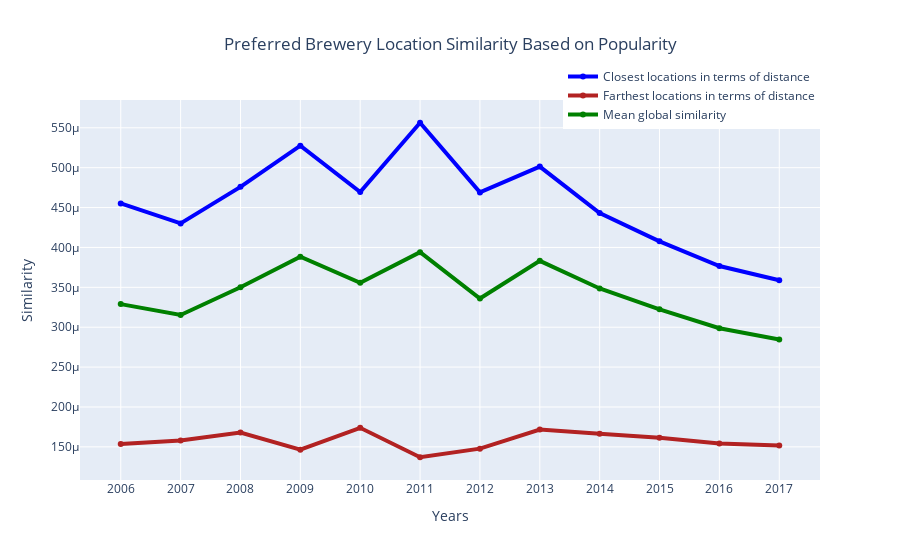

Source (notebook cell):
### Code cell
fig = go.Figure()

fig.add_trace(go.Scatter(x=similarity_columns, y=closest_bc_pop.mean(),name = 'Closest locations in terms of distance',   line=dict(color='blue', width=4)))
fig.add_trace(go.Scatter(x=similarity_columns, y=farthest_bc_pop.mean(),name = 'Farthest locations in terms of distance',    line=dict(color='firebrick', width=4)))
fig.add_trace(go.Scatter(x=similarity_columns, y=brewery_similarity_popularity.iloc[:, 2:].mean(),name = 'Mean global similarity',    line=dict(color='green', width=4)))

fig.update_layout(title='Preferred Brewery Location Similarity Based on Popularity',
                   xaxis_title='Years',
                   yaxis_title='Similarity', 
                   title_x=0.5, 
                   legend=dict(
                    yanchor="top",
                    y=1.1,
                    xanchor="right",
                    x=1
))
fig.show()
fig.write_html('brewery_similarity_popularity_grouped_distance.html', include_plotlyjs=False, include_mathjax=False, full_html=False)

### Figure 1 — Plotly figure (JSON) as saved in the notebook; plotly's stock layout.template omitted (floating-point values rounded to 4 significant figures)
{"data": [{"line": {"color": "blue", "width": 4}, "name": "Closest locations in terms of distance", "type": "scatter", "x": ["2006", "2007", "2008", "2009", "2010", "2011", "2012", "2013", "2014", "2015", "2016", "2017"], "y": [0.0004551, 0.0004301, 0.000476, 0.0005276, 0.0004694, 0.0005563, 0.000469, 0.0005014, 0.0004432, 0.0004077, 0.0003768, 0.0003589]}, {"line": {"color": "firebrick", "width": 4}, "name": "Farthest locations in terms of distance", "type": "scatter", "x": ["2006", "2007", "2008", "2009", "2010", "2011", "2012", "2013", "2014", "2015", "2016", "2017"], "y": [0.0001536, 0.000158, 0.000168, 0.0001464, 0.0001739, 0.000137, 0.0001478, 0.0001716, 0.0001665, 0.0001614, 0.0001542, 0.0001517]}, {"line": {"color": "green", "width": 4}, "name": "Mean global similarity", "type": "scatter", "x": ["2006", "2007", "2008", "2009", "2010", "2011", "2012", "2013", "2014", "2015", "2016", "2017"], "y": [0.0003289, 0.0003153, 0.0003501, 0.0003885, 0.0003556, 0.000394, 0.000336, 0.0003832, 0.0003486, 0.0003224, 0.0002987, 0.0002846]}], "layout": {"legend": {"x": 1, "xanchor": "right", "y": 1.1, "yanchor": "top"}, "title": {"text": "Preferred Brewery Location Similarity Based on Popularity", "x": 0.5}, "xaxis": {"title": {"text": "Years"}}, "yaxis": {"title": {"text": "Similarity"}}}}
